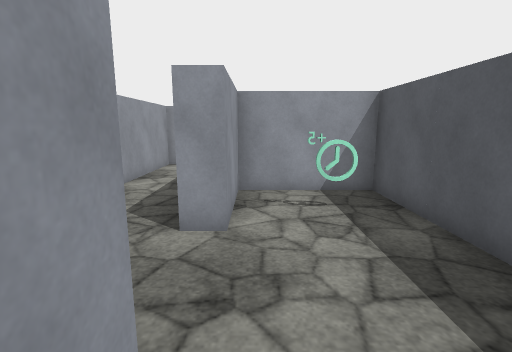
[1] (above)

22 first-person views from a walk through a 3-D level made in the Unity game engine. The camera is 1.5 m above the floor, tilts 10° down and sees 85° across. The floor is counted in squares, 1 m on a side. Each view is taken from the middle of a square. On the plan, view 1 faces up. The plan holds only what a view shows up to about 14 squares ahead; the rest is blank. The player is left out. Surface patterns are stand-ins for the level's own textures.

[2]
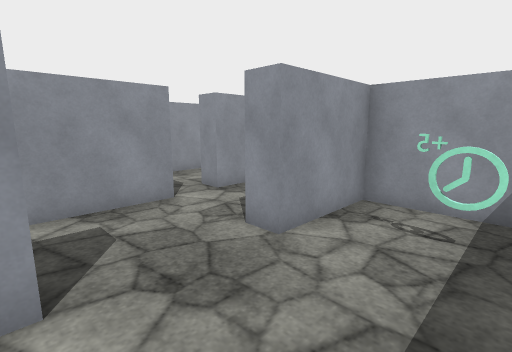

[3]
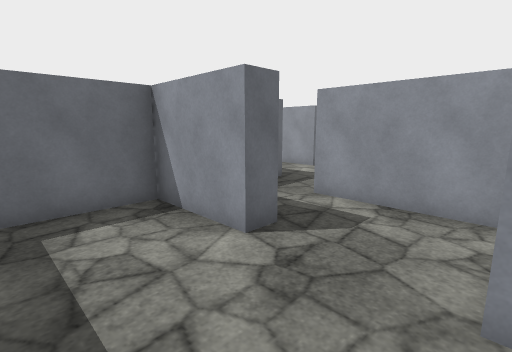

[4]
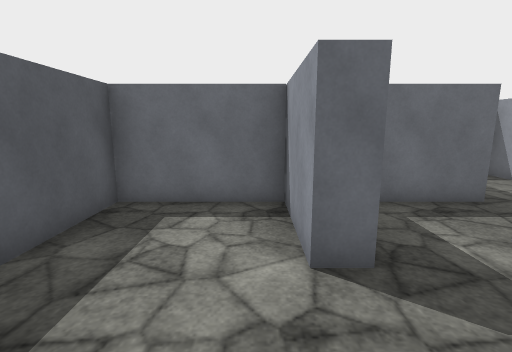

[5]
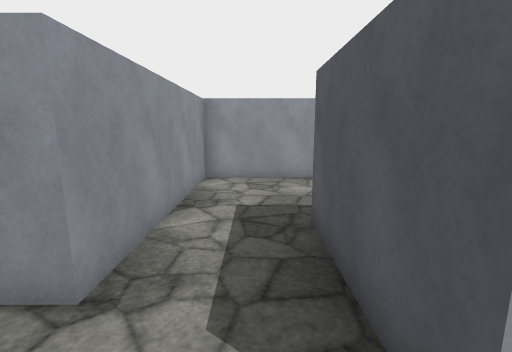

[6]
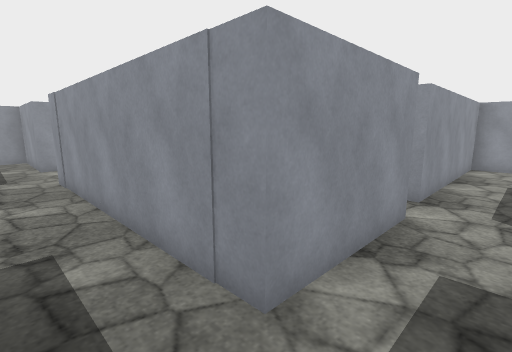

[7]
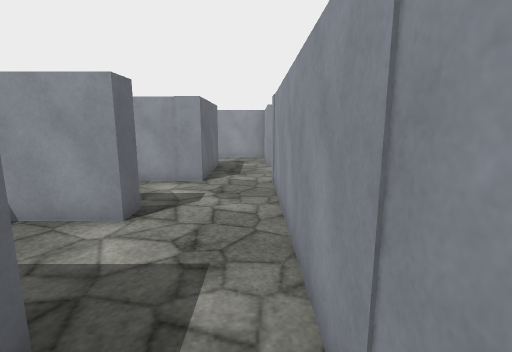

[8]
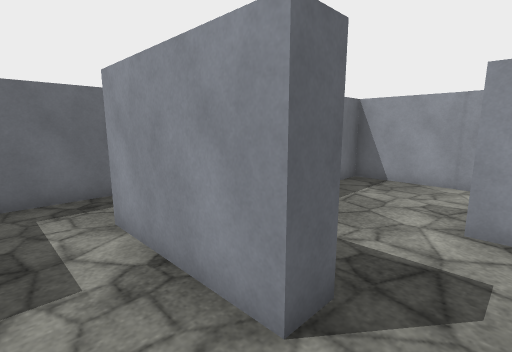

[9]
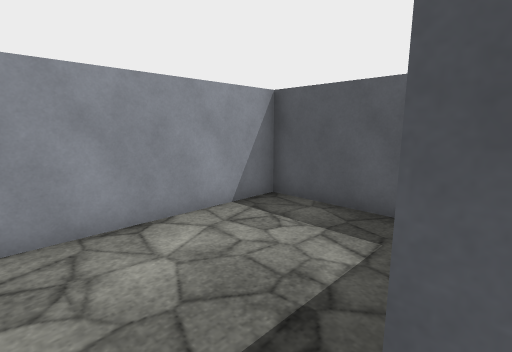

[10]
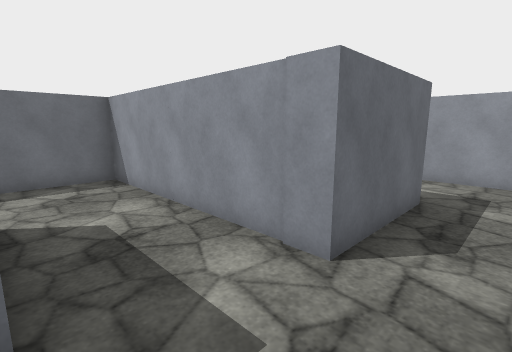

[11]
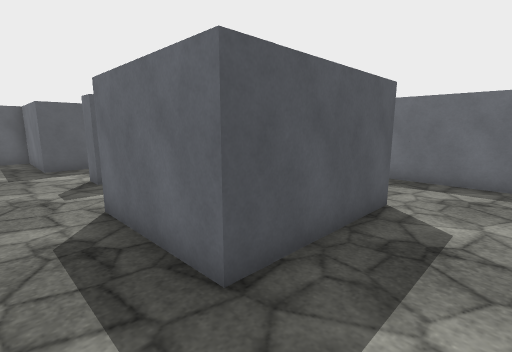

[12]
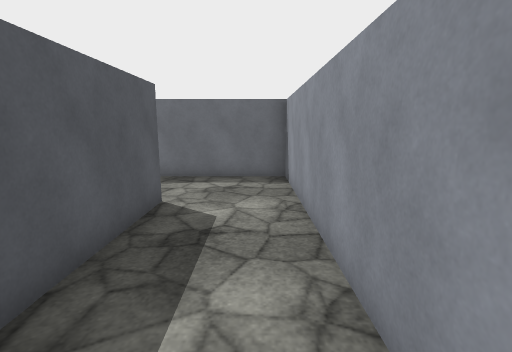

[13]
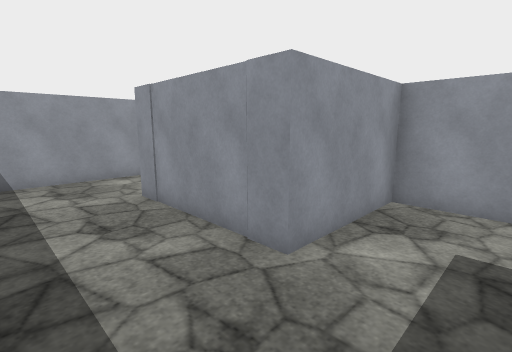

[14]
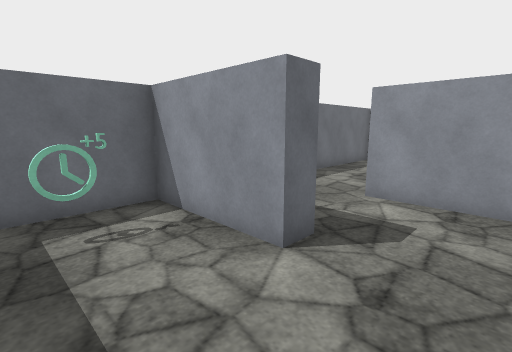

[15]
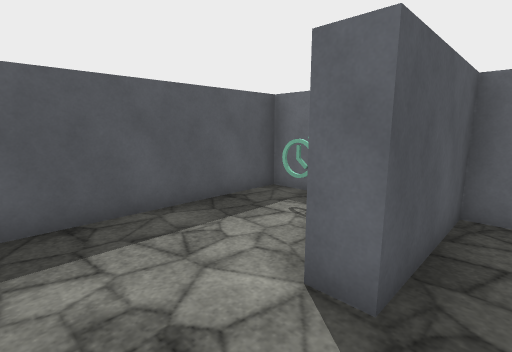

[16]
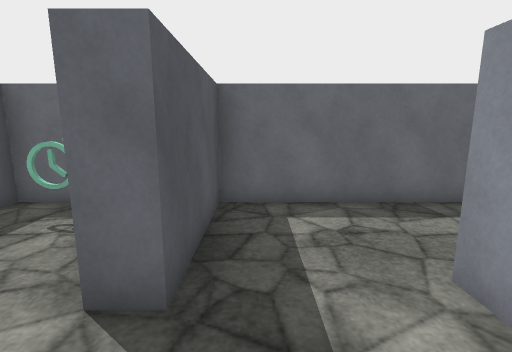

[17]
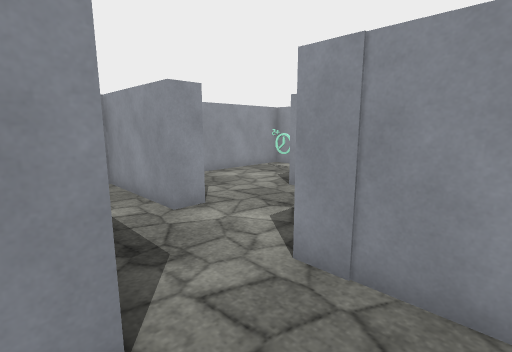

[18]
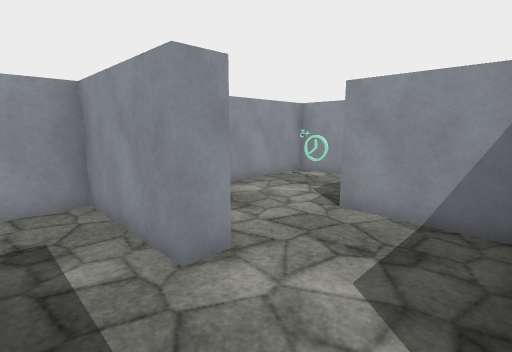

[19]
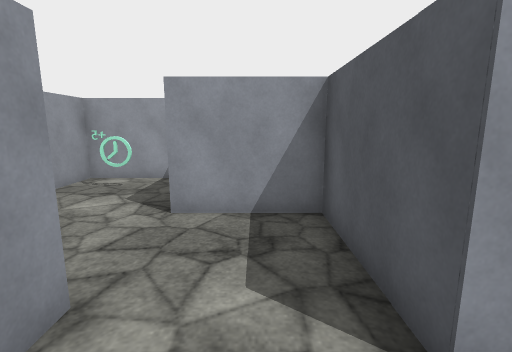

[20]
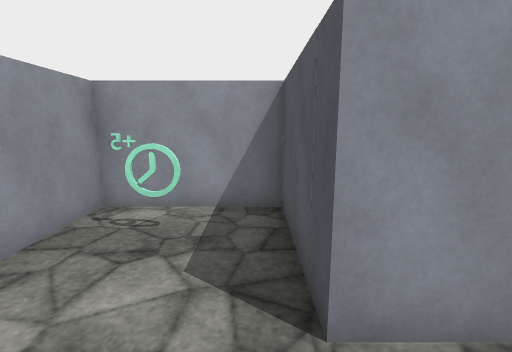

[21]
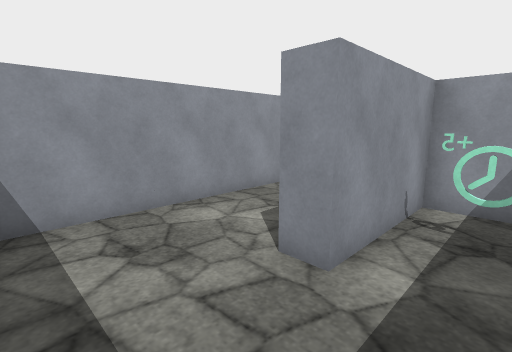

[22]
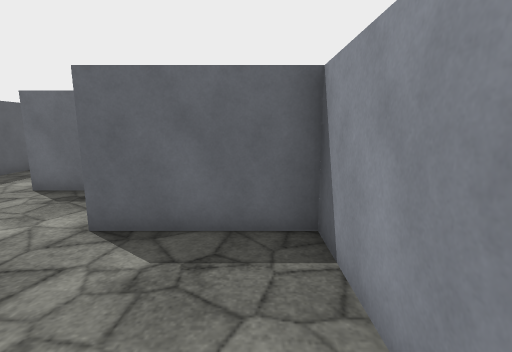

### Floor plan
Points are (right, up) in squares from view 1. A wall is a line through its corners. A room is listed if a view was taken in it or the views show most of it. See-through windows are left out.
Room 1 (views 1, 2, 3, 4)
walls: (2.8, 2.9) (2.8, 6.6) (-0.4, 6.6) (-0.4, 3.7); (-0.6, 1.1) (-0.6, -1.5) (2.8, -1.5) (2.8, 1.2)
ways out: opening at (-1, 2.5) to room 2
objects: other object (1, 5) to (2, 5)
Room 2 (views 5, 8, 9)
walls: (-3.4, 3.9) (-3.4, 0.5); (-0.4, 3.7) (-1.1, 3.7) (-1.1, 7.4); (2.8, 8.5) (2.8, 11.2) (-3.4, 11.2) (-3.4, 5.2); (-1.4, 1.1) (-0.6, 1.1)
ways out: opening at (-1, 2.5) to room 1; opening at (-2.5, 1) to room 3; gap at (-4, 4)
Room 3 (views 6, 7)
walls: (-3.4, 0.5) (-5.6, 0.5); (-4.6, -1.5) (-1.1, -1.5) (-1.1, -0.6)
ways out: opening at (-2.5, 1) to room 2; opening at (-4.5, -0.5) to room 4
Room 4 (views 10, 13, 14, 15, 16, 17)
walls: (-4.6, -2.9) (-4.6, -1.5); (-8, -4.9) (-8, -2.1) (-7.3, -2.1) (-7.3, -4.8); (-1.4, -5.1) (-0.6, -5.1) (-0.6, -8.5) (2.8, -8.5) (2.8, -3); (-2.1, -2.2) (-3.9, -2.2) (-3.9, -5.5) (-8.1, -5.5); (-5.6, 0.5) (-10.8, 0.5); (-10.7, -1.5) (-10.7, -8.5) (-1.1, -8.5) (-1.1, -5)
ways out: opening at (-4.5, -0.5) to room 3; opening at (-11, -0.5) to room 6
objects: other object (1, -7)
Room 5 (views 11, 12, 21)
walls: (-12.1, -2.2) (-13.4, -2.2) (-13.4, -5.5) (-14.1, -5.5) (-14.1, -1.5); (-14.5, 0.5) (-16.9, 0.5) (-16.9, -8.5) (-13, -8.5)
ways out: opening at (-14, -0.5) to room 6
Room 6 (views 18, 19)
walls: (-13.6, 0.5) (-14.5, 0.5); (-14.1, -1.5) (-10.7, -1.5)
ways out: opening at (-11, -0.5) to room 4; opening at (-14, -0.5) to room 5; opening at (-12.5, 1) to room 7
Room 7 (views 20, 22)
walls: (-10.8, 0.5) (-10.8, 3.7) (-13.5, 3.7) (-13.5, 7.1) (-16.9, 7.1) (-16.9, 1.1) (-13.6, 1.1) (-13.6, 0.5)
ways out: opening at (-12.5, 1) to room 6
objects: other object (-16, 6) to (-15, 6)

Where each view was taken, in squares from view 1:
view 1: 0 up, 0 right, facing up
view 2: 1 up, 2 right, facing up-left
view 3: 4 up, 2 right, facing down-left
view 4: 4 up, 0 right, facing down
view 5: 3 up, 2 left, facing up
view 6: 1 down, 2 left, facing up-left
view 7: 0 up, 3 left, facing left
view 8: 5 up, 2 left, facing down-left
view 9: 7 up, 2 left, facing up-right
view 10: 0 up, 8 left, facing down-left
view 11: 0 up, 16 left, facing down-right
view 12: 0 up, 16 left, facing down
view 13: 8 down, 2 left, facing up-left
view 14: 3 down, 2 right, facing down-left
view 15: 3 down, 2 left, facing down-right
view 16: 3 down, 2 left, facing down
view 17: 2 down, 9 left, facing up-left
view 18: 1 down, 11 left, facing up-left
view 19: 1 down, 12 left, facing up
view 20: 2 up, 14 left, facing up
view 21: 8 down, 12 left, facing up-left
view 22: 5 up, 16 left, facing down
